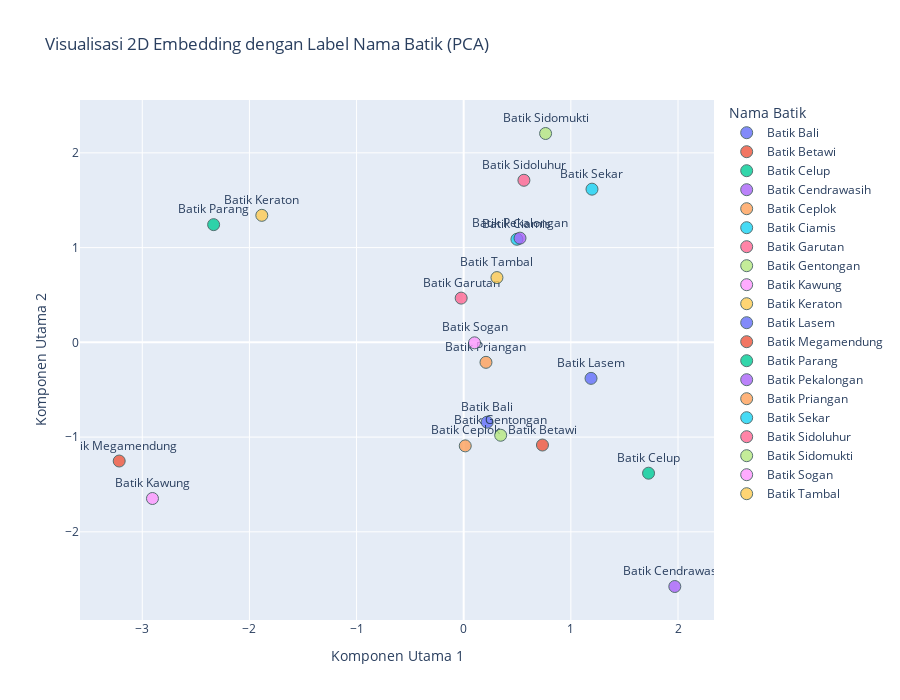

Notebook cell for this chart:
### Code cell
df_vi['PCA1'] = embeddings_2d[:, 0]
df_vi['PCA2'] = embeddings_2d[:, 1]

# Buat visualisasi dengan Plotly Express
fig = px.scatter(
    df_vi, 
    x='PCA1', 
    y='PCA2', 
    text='Nama Batik',  # Label setiap titik dengan nama batik
    color='Nama Batik',  # Warna berbeda untuk setiap jenis batik
    title="Visualisasi 2D Embedding dengan Label Nama Batik (PCA)",
    labels={'PCA1': "Komponen Utama 1", 'PCA2': "Komponen Utama 2"},
    width=900,  # Lebar plot
    height=700  # Tinggi plot
)

# Tambahkan label titik
fig.update_traces(textposition='top center', marker=dict(size=12, opacity=0.8, line=dict(width=1, color='DarkSlateGrey')))

# Tampilkan plot interaktif
fig.show()

### Figure 1 — Plotly figure (JSON) as saved in the notebook; plotly's stock layout.template omitted (floating-point values rounded to 4 significant figures)
{"data": [{"hovertemplate": "Nama Batik=%{text}<br>Komponen Utama 1=%{x}<br>Komponen Utama 2=%{y}<extra></extra>", "legendgroup": "Batik Bali", "marker": {"color": "#636efa", "line": {"color": "DarkSlateGrey", "width": 1}, "opacity": 0.8, "size": 12, "symbol": "circle"}, "mode": "markers+text", "name": "Batik Bali", "orientation": "v", "showlegend": true, "text": ["Batik Bali"], "textposition": "top center", "type": "scatter", "x": [0.2188], "xaxis": "x", "y": [-0.8425], "yaxis": "y"}, {"hovertemplate": "Nama Batik=%{text}<br>Komponen Utama 1=%{x}<br>Komponen Utama 2=%{y}<extra></extra>", "legendgroup": "Batik Betawi", "marker": {"color": "#EF553B", "line": {"color": "DarkSlateGrey", "width": 1}, "opacity": 0.8, "size": 12, "symbol": "circle"}, "mode": "markers+text", "name": "Batik Betawi", "orientation": "v", "showlegend": true, "text": ["Batik Betawi"], "textposition": "top center", "type": "scatter", "x": [0.735], "xaxis": "x", "y": [-1.084], "yaxis": "y"}, {"hovertemplate": "Nama Batik=%{text}<br>Komponen Utama 1=%{x}<br>Komponen Utama 2=%{y}<extra></extra>", "legendgroup": "Batik Celup", "marker": {"color": "#00cc96", "line": {"color": "DarkSlateGrey", "width": 1}, "opacity": 0.8, "size": 12, "symbol": "circle"}, "mode": "markers+text", "name": "Batik Celup", "orientation": "v", "showlegend": true, "text": ["Batik Celup"], "textposition": "top center", "type": "scatter", "x": [1.725], "xaxis": "x", "y": [-1.381], "yaxis": "y"}, {"hovertemplate": "Nama Batik=%{text}<br>Komponen Utama 1=%{x}<br>Komponen Utama 2=%{y}<extra></extra>", "legendgroup": "Batik Cendrawasih", "marker": {"color": "#ab63fa", "line": {"color": "DarkSlateGrey", "width": 1}, "opacity": 0.8, "size": 12, "symbol": "circle"}, "mode": "markers+text", "name": "Batik Cendrawasih", "orientation": "v", "showlegend": true, "text": ["Batik Cendrawasih"], "textposition": "top center", "type": "scatter", "x": [1.97], "xaxis": "x", "y": [-2.577], "yaxis": "y"}, {"hovertemplate": "Nama Batik=%{text}<br>Komponen Utama 1=%{x}<br>Komponen Utama 2=%{y}<extra></extra>", "legendgroup": "Batik Ceplok", "marker": {"color": "#FFA15A", "line": {"color": "DarkSlateGrey", "width": 1}, "opacity": 0.8, "size": 12, "symbol": "circle"}, "mode": "markers+text", "name": "Batik Ceplok", "orientation": "v", "showlegend": true, "text": ["Batik Ceplok"], "textposition": "top center", "type": "scatter", "x": [0.01445], "xaxis": "x", "y": [-1.093], "yaxis": "y"}, {"hovertemplate": "Nama Batik=%{text}<br>Komponen Utama 1=%{x}<br>Komponen Utama 2=%{y}<extra></extra>", "legendgroup": "Batik Ciamis", "marker": {"color": "#19d3f3", "line": {"color": "DarkSlateGrey", "width": 1}, "opacity": 0.8, "size": 12, "symbol": "circle"}, "mode": "markers+text", "name": "Batik Ciamis", "orientation": "v", "showlegend": true, "text": ["Batik Ciamis"], "textposition": "top center", "type": "scatter", "x": [0.4968], "xaxis": "x", "y": [1.088], "yaxis": "y"}, {"hovertemplate": "Nama Batik=%{text}<br>Komponen Utama 1=%{x}<br>Komponen Utama 2=%{y}<extra></extra>", "legendgroup": "Batik Garutan", "marker": {"color": "#FF6692", "line": {"color": "DarkSlateGrey", "width": 1}, "opacity": 0.8, "size": 12, "symbol": "circle"}, "mode": "markers+text", "name": "Batik Garutan", "orientation": "v", "showlegend": true, "text": ["Batik Garutan"], "textposition": "top center", "type": "scatter", "x": [-0.02363], "xaxis": "x", "y": [0.4671], "yaxis": "y"}, {"hovertemplate": "Nama Batik=%{text}<br>Komponen Utama 1=%{x}<br>Komponen Utama 2=%{y}<extra></extra>", "legendgroup": "Batik Gentongan", "marker": {"color": "#B6E880", "line": {"color": "DarkSlateGrey", "width": 1}, "opacity": 0.8, "size": 12, "symbol": "circle"}, "mode": "markers+text", "name": "Batik Gentongan", "orientation": "v", "showlegend": true, "text": ["Batik Gentongan"], "textposition": "top center", "type": "scatter", "x": [0.345], "xaxis": "x", "y": [-0.9805], "yaxis": "y"}, {"hovertemplate": "Nama Batik=%{text}<br>Komponen Utama 1=%{x}<br>Komponen Utama 2=%{y}<extra></extra>", "legendgroup": "Batik Kawung", "marker": {"color": "#FF97FF", "line": {"color": "DarkSlateGrey", "width": 1}, "opacity": 0.8, "size": 12, "symbol": "circle"}, "mode": "markers+text", "name": "Batik Kawung", "orientation": "v", "showlegend": true, "text": ["Batik Kawung"], "textposition": "top center", "type": "scatter", "x": [-2.905], "xaxis": "x", "y": [-1.648], "yaxis": "y"}, {"hovertemplate": "Nama Batik=%{text}<br>Komponen Utama 1=%{x}<br>Komponen Utama 2=%{y}<extra></extra>", "legendgroup": "Batik Keraton", "marker": {"color": "#FECB52", "line": {"color": "DarkSlateGrey", "width": 1}, "opacity": 0.8, "size": 12, "symbol": "circle"}, "mode": "markers+text", "name": "Batik Keraton", "orientation": "v", "showlegend": true, "text": ["Batik Keraton"], "textposition": "top center", "type": "scatter", "x": [-1.884], "xaxis": "x", "y": [1.341], "yaxis": "y"}, {"hovertemplate": "Nama Batik=%{text}<br>Komponen Utama 1=%{x}<br>Komponen Utama 2=%{y}<extra></extra>", "legendgroup": "Batik Lasem", "marker": {"color": "#636efa", "line": {"color": "DarkSlateGrey", "width": 1}, "opacity": 0.8, "size": 12, "symbol": "circle"}, "mode": "markers+text", "name": "Batik Lasem", "orientation": "v", "showlegend": true, "text": ["Batik Lasem"], "textposition": "top center", "type": "scatter", "x": [1.188], "xaxis": "x", "y": [-0.3801], "yaxis": "y"}, {"hovertemplate": "Nama Batik=%{text}<br>Komponen Utama 1=%{x}<br>Komponen Utama 2=%{y}<extra></extra>", "legendgroup": "Batik Megamendung", "marker": {"color": "#EF553B", "line": {"color": "DarkSlateGrey", "width": 1}, "opacity": 0.8, "size": 12, "symbol": "circle"}, "mode": "markers+text", "name": "Batik Megamendung", "orientation": "v", "showlegend": true, "text": ["Batik Megamendung"], "textposition": "top center", "type": "scatter", "x": [-3.215], "xaxis": "x", "y": [-1.253], "yaxis": "y"}, {"hovertemplate": "Nama Batik=%{text}<br>Komponen Utama 1=%{x}<br>Komponen Utama 2=%{y}<extra></extra>", "legendgroup": "Batik Parang", "marker": {"color": "#00cc96", "line": {"color": "DarkSlateGrey", "width": 1}, "opacity": 0.8, "size": 12, "symbol": "circle"}, "mode": "markers+text", "name": "Batik Parang", "orientation": "v", "showlegend": true, "text": ["Batik Parang"], "textposition": "top center", "type": "scatter", "x": [-2.334], "xaxis": "x", "y": [1.242], "yaxis": "y"}, {"hovertemplate": "Nama Batik=%{text}<br>Komponen Utama 1=%{x}<br>Komponen Utama 2=%{y}<extra></extra>", "legendgroup": "Batik Pekalongan", "marker": {"color": "#ab63fa", "line": {"color": "DarkSlateGrey", "width": 1}, "opacity": 0.8, "size": 12, "symbol": "circle"}, "mode": "markers+text", "name": "Batik Pekalongan", "orientation": "v", "showlegend": true, "text": ["Batik Pekalongan"], "textposition": "top center", "type": "scatter", "x": [0.5254], "xaxis": "x", "y": [1.1], "yaxis": "y"}, {"hovertemplate": "Nama Batik=%{text}<br>Komponen Utama 1=%{x}<br>Komponen Utama 2=%{y}<extra></extra>", "legendgroup": "Batik Priangan", "marker": {"color": "#FFA15A", "line": {"color": "DarkSlateGrey", "width": 1}, "opacity": 0.8, "size": 12, "symbol": "circle"}, "mode": "markers+text", "name": "Batik Priangan", "orientation": "v", "showlegend": true, "text": ["Batik Priangan"], "textposition": "top center", "type": "scatter", "x": [0.2079], "xaxis": "x", "y": [-0.2108], "yaxis": "y"}, {"hovertemplate": "Nama Batik=%{text}<br>Komponen Utama 1=%{x}<br>Komponen Utama 2=%{y}<extra></extra>", "legendgroup": "Batik Sekar", "marker": {"color": "#19d3f3", "line": {"color": "DarkSlateGrey", "width": 1}, "opacity": 0.8, "size": 12, "symbol": "circle"}, "mode": "markers+text", "name": "Batik Sekar", "orientation": "v", "showlegend": true, "text": ["Batik Sekar"], "textposition": "top center", "type": "scatter", "x": [1.197], "xaxis": "x", "y": [1.617], "yaxis": "y"}, {"hovertemplate": "Nama Batik=%{text}<br>Komponen Utama 1=%{x}<br>Komponen Utama 2=%{y}<extra></extra>", "legendgroup": "Batik Sidoluhur", "marker": {"color": "#FF6692", "line": {"color": "DarkSlateGrey", "width": 1}, "opacity": 0.8, "size": 12, "symbol": "circle"}, "mode": "markers+text", "name": "Batik Sidoluhur", "orientation": "v", "showlegend": true, "text": ["Batik Sidoluhur"], "textposition": "top center", "type": "scatter", "x": [0.562], "xaxis": "x", "y": [1.711], "yaxis": "y"}, {"hovertemplate": "Nama Batik=%{text}<br>Komponen Utama 1=%{x}<br>Komponen Utama 2=%{y}<extra></extra>", "legendgroup": "Batik Sidomukti", "marker": {"color": "#B6E880", "line": {"color": "DarkSlateGrey", "width": 1}, "opacity": 0.8, "size": 12, "symbol": "circle"}, "mode": "markers+text", "name": "Batik Sidomukti", "orientation": "v", "showlegend": true, "text": ["Batik Sidomukti"], "textposition": "top center", "type": "scatter", "x": [0.7642], "xaxis": "x", "y": [2.204], "yaxis": "y"}, {"hovertemplate": "Nama Batik=%{text}<br>Komponen Utama 1=%{x}<br>Komponen Utama 2=%{y}<extra></extra>", "legendgroup": "Batik Sogan", "marker": {"color": "#FF97FF", "line": {"color": "DarkSlateGrey", "width": 1}, "opacity": 0.8, "size": 12, "symbol": "circle"}, "mode": "markers+text", "name": "Batik Sogan", "orientation": "v", "showlegend": true, "text": ["Batik Sogan"], "textposition": "top center", "type": "scatter", "x": [0.1012], "xaxis": "x", "y": [-0.00509], "yaxis": "y"}, {"hovertemplate": "Nama Batik=%{text}<br>Komponen Utama 1=%{x}<br>Komponen Utama 2=%{y}<extra></extra>", "legendgroup": "Batik Tambal", "marker": {"color": "#FECB52", "line": {"color": "DarkSlateGrey", "width": 1}, "opacity": 0.8, "size": 12, "symbol": "circle"}, "mode": "markers+text", "name": "Batik Tambal", "orientation": "v", "showlegend": true, "text": ["Batik Tambal"], "textposition": "top center", "type": "scatter", "x": [0.3102], "xaxis": "x", "y": [0.6836], "yaxis": "y"}], "layout": {"height": 700, "legend": {"title": {"text": "Nama Batik"}, "tracegroupgap": 0}, "title": {"text": "Visualisasi 2D Embedding dengan Label Nama Batik (PCA)"}, "width": 900, "xaxis": {"anchor": "y", "domain": [0, 1], "title": {"text": "Komponen Utama 1"}}, "yaxis": {"anchor": "x", "domain": [0, 1], "title": {"text": "Komponen Utama 2"}}}}
